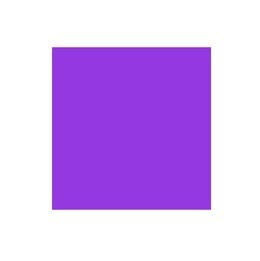
#> input picture LearnCV/Square.jpg, 260 x 261 px, found by its file name
$ python 'Lecture 6.py'
#> lines starting #> are read from the running program, lines starting #| are printed output that depends on the picture; after the words box and inside, x2 and y2 are one past the last pixel; in counts of white or black regions, pixels touching at a corner belong together
# CONTOURS & SHAPE DETECTION

import cv2
import numpy as np

image1 = cv2.imread('Uploadd_Images\Square.jpg')
#> image1 is the input picture: shape (261, 260, 3); mean B, G, R 242.6, 179.1, 213.9
resize = cv2.resize(image1, (400, 400))
gray = cv2.cvtColor(resize, cv2.COLOR_BGR2GRAY)
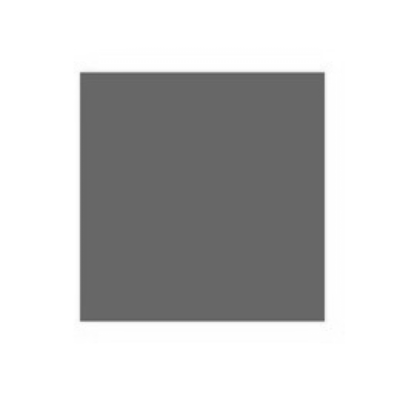
#> gray: shape (400, 400); min 93, max 255, mean 196.8
cv2.imshow('Original Image', resize)

# finding contours
_, thresh = cv2.threshold(gray, 230, 255, cv2.THRESH_BINARY)
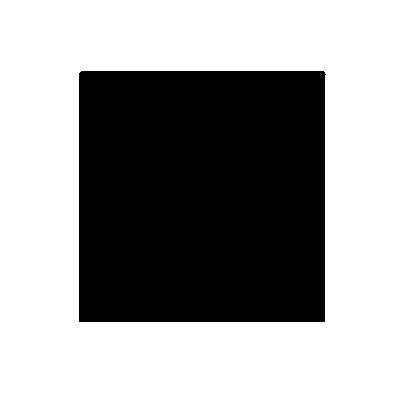
#> thresh: shape (400, 400); 61.4% white; 1 black region
contours, hierarchy = cv2.findContours(thresh, cv2.RETR_TREE, cv2.CHAIN_APPROX_SIMPLE)
#> contours = 2 contours; box (x1, y1, x2, y2) and area: (0, 0, 400, 400) 159201, (78, 70, 327, 323) 62238
''' syntax: cv2.findContours(image, mode, method, contours=None, hierarchy=None, offset=None) '''

# draw contours
cv2.drawContours(resize, contours, -1, (0, 0, 255), 2)
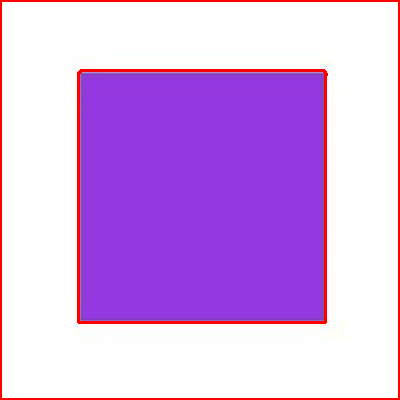
#> resize: shape (400, 400, 3); mean B, G, R 232.9, 170, 214.2
''' syntax: cv2.drawContours(image, contours, contour_idx, color, thickness)
    contour_index=> -1 to draw all contours
                    0 to draw first contour
                    1 to draw second contour
                    2 to draw third contour
                    ...'''
cv2.imshow('Contours', resize)
cv2.waitKey(0)
cv2.destroyAllWindows()

# contour shape detection
for contour in contours:
    approx = cv2.approxPolyDP(contour, 0.01*cv2.arcLength(contour, True), True)
    ''' syntax: cv2.approxPolyDP(curve, epsilon(0.01 * arc_length), closed) '''
    corner = len(approx)
    if corner == 3:
        shape_name = "triangle"
    elif corner == 4:
        shape_name = "quadrilateral"
    elif corner == 5:
        shape_name = "pentagon"
    elif corner > 5:
        shape_name = "circle"
    else:
        shape_name = "unknown"

    cv2.drawContours(resize, [approx], 0, (0, 0, 255))
    x = approx.ravel()[0]
    y = approx.ravel()[1] - 10
    cv2.putText(resize, shape_name, (x, y), cv2.FONT_HERSHEY_SIMPLEX, 0.5, (0, 0, 0), 2)
#> this loop made 2 passes
#> (approx, corner, shape_name, x, y) on passes 1 to 2: ([[0, 0], [0, 399], [399, 399], [399, 0]], 4, 'quadrilateral', 0, -10), ([[81, 70], [325, 72], [324, 322], [78, 321]], 4, 'quadrilateral', 81, 60)
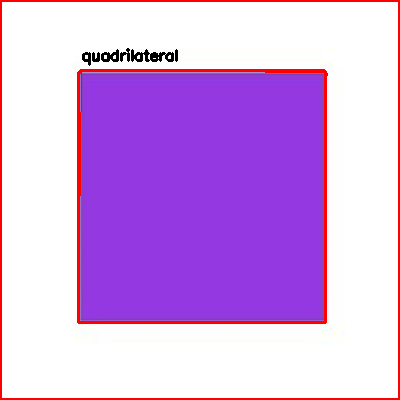
#> resize: shape (400, 400, 3); 0.56% of pixels changed, all inside (x1, y1, x2, y2) = (80, 48, 323, 196)

cv2.imshow('Contours', resize)
cv2.waitKey(0)
cv2.destroyAllWindows()

$ run again, with LearnCV/Hand pic.jpg copied over LearnCV/Square.jpg
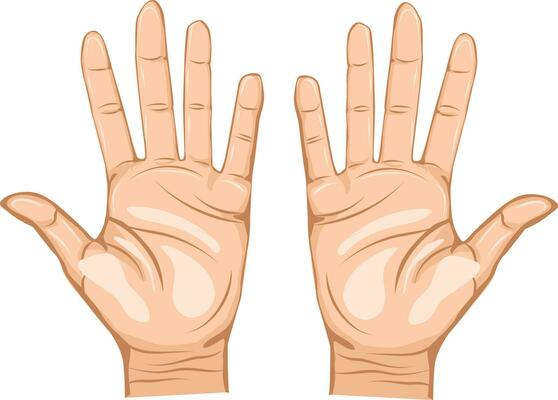
#> input picture LearnCV/Hand pic.jpg, 558 x 400 px, found by its file name
#> image1 is the input picture: shape (400, 558, 3); mean B, G, R 210.2, 226.7, 248.1
#> `_, thresh = cv2.threshold(gray, 230, 255, cv2.THRESH_BINARY)`:
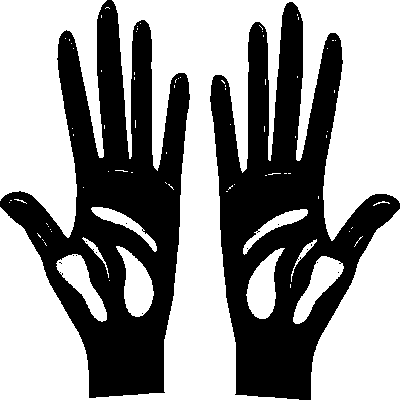
#> thresh: shape (400, 400); 58.2% white; 15 black regions (13 under 20 px)
#> contours = 105 contours, 94 with area under 20; largest, box (x1, y1, x2, y2) and area: (0, 0, 400, 400) 55810, (0, 0, 107, 238) 16228, (311, 209, 400, 400) 10914, (116, 246, 154, 317) 1402, (246, 248, 285, 319) 1385
#> the loop `for contour in contours:` made 105 passes
#> (approx, corner, shape_name, x, y) on passes 1, 2, 4, 6, 9: ([[290, 284], [290, 287]], 2, 'unknown', 290, 274), ([[109, 280]], 1, 'unknown', 109, 270), ([[337, 272], [338, 271], [339, 272], [338, 273]], 4, 'quadrilateral', 337, 262), ([[316, 262], [317, 261], [318, 262], [317, 263]], 4, 'quadrilateral', 316, 252), ([[59, 272], [60, 271], [61, 272], [60, 273]], 4, 'quadrilateral', 59, 262)
#> after the loop `for contour in contours:`:
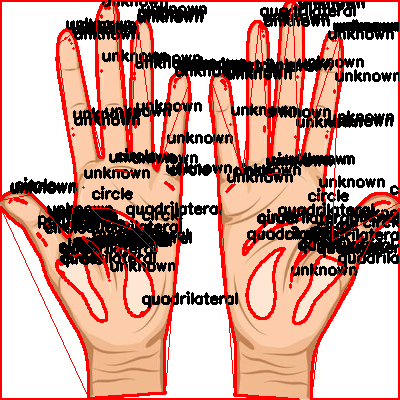
#> resize: shape (400, 400, 3); mean B, G, R 149.4, 160.5, 203.7
